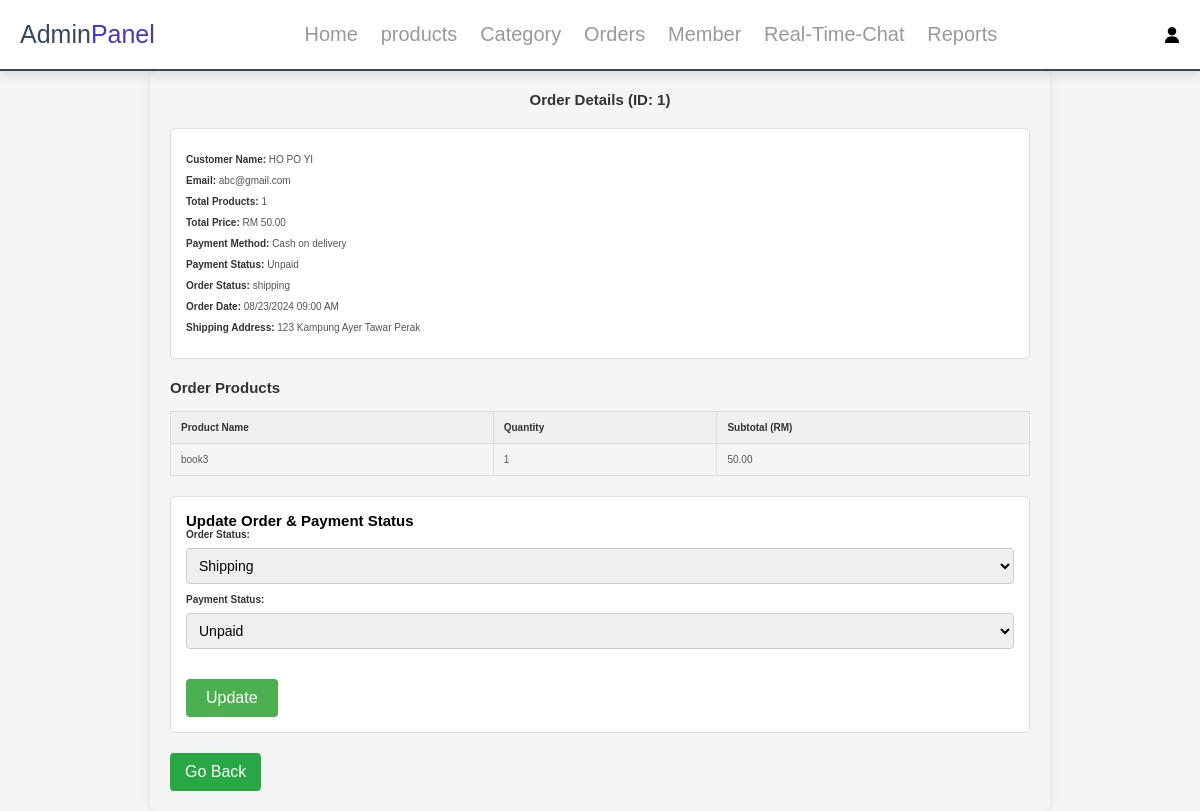
The page /admin/admin_order_detail.php?id=1 (signed in) on the database its author committed.
### tables this page shows
CREATE TABLE `orders` (
  `id` int(11) NOT NULL,
  `member_id` int(11) NOT NULL,
  `date` date NOT NULL,
  `time` time NOT NULL,
  `total_product` int(11) NOT NULL,
  `total_price` double NOT NULL,
  `address` varchar(255) NOT NULL,
  `status` varchar(100) NOT NULL
);

CREATE TABLE `user` (
  `id` int(11) NOT NULL,
  `image` varchar(100) NOT NULL,
  `name` varchar(100) NOT NULL,
  `gender` char(1) NOT NULL,
  `dob` date NOT NULL,
  `email` varchar(100) NOT NULL,
  `telephone` varchar(100) NOT NULL,
  `address` varchar(100) NOT NULL,
  `password` varchar(100) NOT NULL,
  `status` varchar(100) NOT NULL,
  `role` varchar(100) NOT NULL,
  `login_attempts` int(11) DEFAULT 0,
  `last_attempt` timestamp NULL DEFAULT NULL,
  `block_until` timestamp NULL DEFAULT NULL
);

CREATE TABLE `payment` (
  `id` int(11) NOT NULL,
  `orders_id` int(11) NOT NULL,
  `amount` double NOT NULL,
  `payment_method` varchar(100) NOT NULL,
  `bankAccount` varchar(20) NOT NULL,
  `CVV` varchar(5) NOT NULL,
  `expired_date` date NOT NULL,
  `status` varchar(100) NOT NULL
);

CREATE TABLE `orderproduct` (
  `id` int(11) NOT NULL,
  `ordersid` int(11) NOT NULL,
  `product_id` int(11) NOT NULL,
  `quantity` int(11) NOT NULL,
  `subtotal` double NOT NULL
);

CREATE TABLE `product` (
  `id` int(11) NOT NULL,
  `name` varchar(100) NOT NULL,
  `author` varchar(100) NOT NULL,
  `price` double NOT NULL,
  `description` varchar(255) NOT NULL,
  `image` varchar(255) NOT NULL,
  `stock` int(11) NOT NULL,
  `category_id` int(11) NOT NULL
);

### admin/admin_order_detail.php (the view, shortened to what this page needs)
<?php
include '../components/_base.php';
$order_id = get('id');
global $_db;
$order_stmt = $_db->prepare("
    SELECT o.*, u.name AS customer_name, u.email, p.payment_method, p.bankAccount, p.status AS payment_status, p.amount
    FROM orders o
    INNER JOIN user u ON o.member_id = u.id
    LEFT JOIN payment p ON o.id = p.orders_id
    WHERE o.id = ?
");
$order_stmt->execute([$order_id]);
$order = $order_stmt->fetch();
$order_products_stmt = $_db->prepare("
    SELECT p.name, p.price, op.quantity, op.subtotal
    FROM orderproduct op
    INNER JOIN product p ON op.product_id = p.id
    WHERE op.ordersid = ?
");
$order_products_stmt->execute([$order_id]);
$order_products = $order_products_stmt->fetchAll();
?>
<!DOCTYPE html>
<html lang="en">
<head>
    <link rel="stylesheet" href="../css/admin_style.css">
</head>
<body>
<?php include '../components/admin_header.php'; ?>
<section class="order-detail">
    <h1>Order Details (ID: <?= encode($order->id) ?>)</h1>
    <div class="order-info">
        <p><strong>Customer Name:</strong> <?= encode($order->customer_name) ?></p>
        <p><strong>Email:</strong> <?= encode($order->email) ?></p>
        <p><strong>Total Products:</strong> <?= encode($order->total_product) ?></p>
        <p><strong>Total Price:</strong> RM <?= number_format($order->total_price, 2) ?></p>
        <p><strong>Payment Method:</strong> <?= ucfirst($order->payment_method) ?></p>
        <p><strong>Payment Status:</strong> <?= ucfirst($order->payment_status) ?></p>
        <p><strong>Order Status:</strong> <?= encode($order->status) ?></p>
        <p><strong>Order Date:</strong> <?= date('m/d/Y', strtotime($order->date)) ?> <?= date('H:i A', strtotime($order->time)) ?></p>
        <p><strong>Shipping Address:</strong> <?= encode($order->address) ?></p>
    </div>
    <div class="order-products">
        <h2>Order Products</h2>
        <table>
            <thead>
                <tr>
                    <th>Product Name</th>
                    <th>Quantity</th>
                    <th>Subtotal (RM)</th>
                </tr>
            </thead>
            <tbody>
                <?php foreach ($order_products as $product): ?>
                    <tr>
                        <td><?= encode($product->name) ?></td>
                        <td><?= encode($product->quantity) ?></td>
                        <td><?= number_format($product->subtotal, 2) ?></td>
                    </tr>
                <?php endforeach; ?>
            </tbody>
        </table>
    </div>
    <form action="admin_order_detail.php?id=<?= encode($order->id) ?>" method="post" class="order-status-form">
        <h2>Update Order & Payment Status</h2>
        <div class="form-group">
            <label for="status">Order Status:</label>
            <?= html_select2('status', [
                'pending' => 'Pending',
                'shipping' => 'Shipping',
                'completed' => 'Completed',
                'cancelled' => 'Cancelled'
            ], null, '', $order->status); ?>
        </div>
        <div class="form-group">
            <label for="payment_status">Payment Status:</label>
            <?= html_select2('payment_status', [
                'unpaid' => 'Unpaid',
                'paid' => 'Paid',
                'refunded' => 'Refunded'
            ], null, '', $order->payment_status); ?>
        </div>
        <button type="submit">Update</button>
    </form>
    <button type="submit" onclick="window.location.href='admin_orders.php';">Go Back</button>
</section>
</body>
</html>

### css/admin_style.css (style rules this page uses)
:root { --main-color:#4834d4; --red:#e74c3c; --orange:#f39c12; --black:#34495e; --white:#fff; --light-bg:#f5f5f5; --light-color:#999; --border:.2rem solid var(--black); --box-shadow:0 .5rem 1rem rgba(0,0,0,.1); }
* { font-family: Arial, Helvetica, sans-serif; margin:0; padding:0; box-sizing: border-box; text-decoration: none; outline: none; border:none; }
html { font-size: 62.5%; overflow-x: hidden; }
body { background-color: var(--light-bg); }
section { max-width: 1500px; margin:0 auto; padding:2rem; }
.order-detail { max-width: 900px; margin: 0 auto; padding: 20px; background-color: #f5f5f5; border-radius: 8px; box-shadow: 0 0 10px rgba(0, 0, 0, 0.1); }
.order-detail h1 { text-align: center; margin-bottom: 20px; color: #333; }
.order-info { margin-bottom: 20px; padding: 15px; background-color: #fff; border: 1px solid #ddd; border-radius: 5px; }
.order-info p { margin: 10px 0; color: #555; }
.order-info p strong { color: #333; }
.order-products { margin-bottom: 20px; }
.order-products h2 { margin-bottom: 15px; color: #333; }
.order-products table { width: 100%; border-collapse: collapse; }
.order-products table thead { background-color: #f0f0f0; }
.order-products table th, .order-products table td { padding: 10px; text-align: left; border: 1px solid #ddd; }
.order-products table th { color: #333; }
.order-products table td { color: #555; }
.order-status-form { margin-top: 20px; padding: 15px; background-color: #fff; border: 1px solid #ddd; border-radius: 5px; }
.order-status-form label { display: block; margin-bottom: 8px; color: #333; }
.order-status-form button { display: inline-block; padding: 10px 20px; background-color: #4CAF50; color: white; border: none; border-radius: 4px; cursor: pointer; transition: background-color 0.3s; }
button { padding: 10px 20px; background-color: #3498db; color: white; border: none; border-radius: 5px; cursor: pointer; font-size: 16px; margin-top: 20px; transition: background-color 0.3s ease; }
label { margin-bottom: 5px; font-weight: bold; }
button { padding: 10px 15px; background-color: #28a745; color: #fff; border: none; border-radius: 4px; font-size: 16px; cursor: pointer; }

### rows shown on the page
orders: id "1", member.name "HO PO YI", member.email "abc@gmail.com", total_product "1", total_price "50.00", payment.payment_method "Cash on delivery", payment.status "Unpaid", status "shipping", date "08/23/2024", time "09:00 AM", address "123 Kampung Ayer Tawar Perak"
orderproduct: product.name "book3", quantity "1", subtotal "50.00"

### other values the page prints
form field status "Shipping"
form field payment_status "Unpaid"
